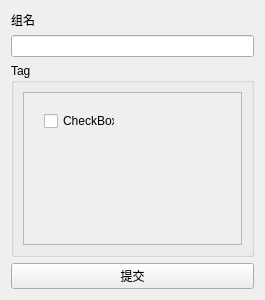
<?xml version="1.0" encoding="UTF-8"?>
<ui version="4.0">
 <class>Form</class>
 <widget class="QWidget" name="Form">
  <property name="geometry">
   <rect>
    <x>0</x>
    <y>0</y>
    <width>265</width>
    <height>300</height>
   </rect>
  </property>
  <property name="minimumSize">
   <size>
    <width>265</width>
    <height>300</height>
   </size>
  </property>
  <property name="maximumSize">
   <size>
    <width>265</width>
    <height>300</height>
   </size>
  </property>
  <property name="windowTitle">
   <string>Form</string>
  </property>
  <layout class="QVBoxLayout" name="verticalLayout_2">
   <item>
    <widget class="QLabel" name="label">
     <property name="text">
      <string>组名</string>
     </property>
    </widget>
   </item>
   <item>
    <widget class="QLineEdit" name="lineEdit"/>
   </item>
   <item>
    <widget class="QGroupBox" name="groupBox">
     <property name="title">
      <string>Tag</string>
     </property>
     <layout class="QVBoxLayout" name="verticalLayout">
      <item>
       <widget class="QScrollArea" name="scrollArea">
        <property name="widgetResizable">
         <bool>true</bool>
        </property>
        <widget class="QWidget" name="scrollAreaWidgetContents">
         <property name="geometry">
          <rect>
           <x>0</x>
           <y>0</y>
           <width>225</width>
           <height>175</height>
          </rect>
         </property>
         <widget class="QCheckBox" name="checkBox">
          <property name="geometry">
           <rect>
            <x>20</x>
            <y>20</y>
            <width>71</width>
            <height>16</height>
           </rect>
          </property>
          <property name="text">
           <string>CheckBox</string>
          </property>
         </widget>
        </widget>
       </widget>
      </item>
     </layout>
    </widget>
   </item>
   <item>
    <widget class="QPushButton" name="bt_submit">
     <property name="text">
      <string>提交</string>
     </property>
    </widget>
   </item>
  </layout>
 </widget>
 <resources/>
 <connections/>
</ui>
